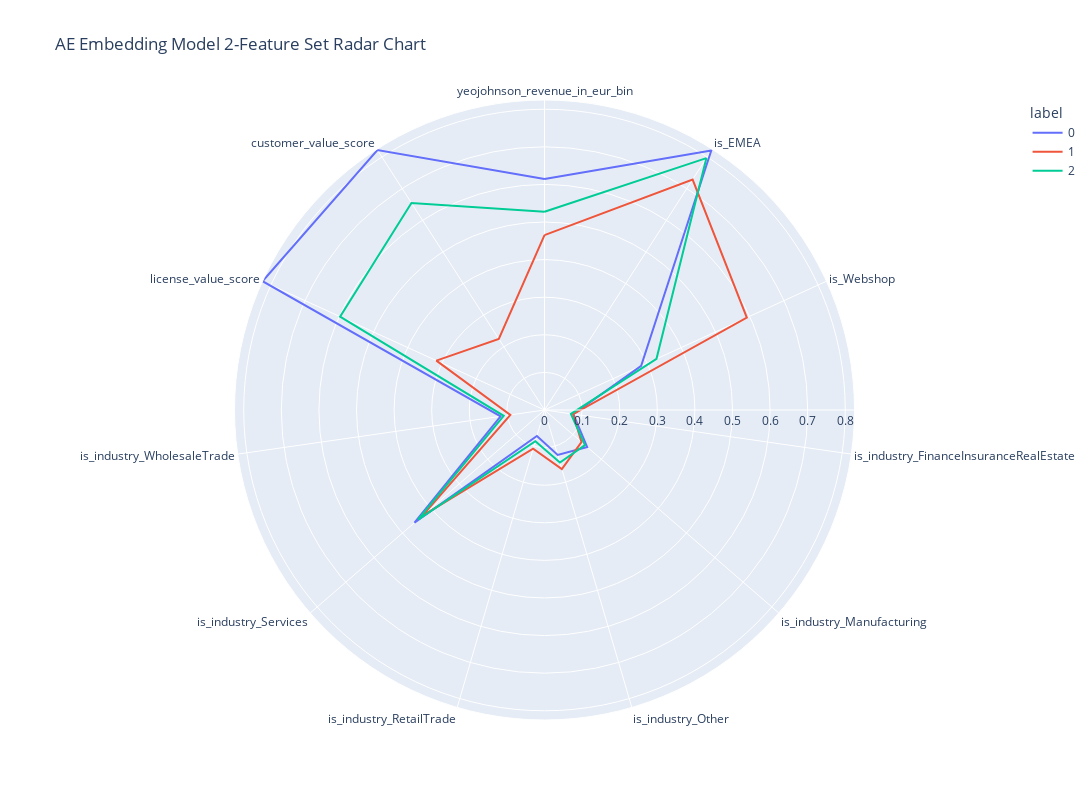

Write notebook code for a chart like this one.
### Code cell
polar=clusters.groupby("label").mean().reset_index()
polar=pd.melt(polar,id_vars=["label"])
fig = px.line_polar(polar, r="value", theta="variable", color="label", 
                    line_close=True,
                    height=800,
                    width=1400, 
                    title="AE Embedding Model 2-Feature Set Radar Chart")
fig.show()

### Figure 1 — Plotly figure (JSON) as saved in the notebook; plotly's stock layout.template omitted (floating-point values rounded to 4 significant figures)
{"data": [{"hovertemplate": "label=0<br>value=%{r}<br>variable=%{theta}<extra></extra>", "legendgroup": "0", "line": {"color": "#636efa", "dash": "solid"}, "marker": {"symbol": "circle"}, "mode": "lines", "name": "0", "r": [0.6143, 0.8204, 0.2826, 0.07755, 0.1502, 0.1247, 0.07182, 0.4576, 0.1181, 0.8245, 0.8222, 0.6143], "showlegend": true, "subplot": "polar", "theta": ["yeojohnson_revenue_in_eur_bin", "is_EMEA", "is_Webshop", "is_industry_FinanceInsuranceRealEstate", "is_industry_Manufacturing", "is_industry_Other", "is_industry_RetailTrade", "is_industry_Services", "is_industry_WholesaleTrade", "license_value_score", "customer_value_score", "yeojohnson_revenue_in_eur_bin"], "type": "scatterpolar"}, {"hovertemplate": "label=1<br>value=%{r}<br>variable=%{theta}<extra></extra>", "legendgroup": "1", "line": {"color": "#EF553B", "dash": "solid"}, "marker": {"symbol": "circle"}, "mode": "lines", "name": "1", "r": [0.4652, 0.7288, 0.5916, 0.07691, 0.1301, 0.1637, 0.1074, 0.4301, 0.09176, 0.3162, 0.2248, 0.4652], "showlegend": true, "subplot": "polar", "theta": ["yeojohnson_revenue_in_eur_bin", "is_EMEA", "is_Webshop", "is_industry_FinanceInsuranceRealEstate", "is_industry_Manufacturing", "is_industry_Other", "is_industry_RetailTrade", "is_industry_Services", "is_industry_WholesaleTrade", "license_value_score", "customer_value_score", "yeojohnson_revenue_in_eur_bin"], "type": "scatterpolar"}, {"hovertemplate": "label=2<br>value=%{r}<br>variable=%{theta}<extra></extra>", "legendgroup": "2", "line": {"color": "#00cc96", "dash": "solid"}, "marker": {"symbol": "circle"}, "mode": "lines", "name": "2", "r": [0.5274, 0.7963, 0.3274, 0.07089, 0.1424, 0.1457, 0.08633, 0.4451, 0.1096, 0.5977, 0.6546, 0.5274], "showlegend": true, "subplot": "polar", "theta": ["yeojohnson_revenue_in_eur_bin", "is_EMEA", "is_Webshop", "is_industry_FinanceInsuranceRealEstate", "is_industry_Manufacturing", "is_industry_Other", "is_industry_RetailTrade", "is_industry_Services", "is_industry_WholesaleTrade", "license_value_score", "customer_value_score", "yeojohnson_revenue_in_eur_bin"], "type": "scatterpolar"}], "layout": {"height": 800, "legend": {"title": {"text": "label"}, "tracegroupgap": 0}, "polar": {"angularaxis": {"direction": "clockwise", "rotation": 90}, "domain": {"x": [0, 1], "y": [0, 1]}}, "title": {"text": "AE Embedding Model 2-Feature Set Radar Chart"}, "width": 1400}}
